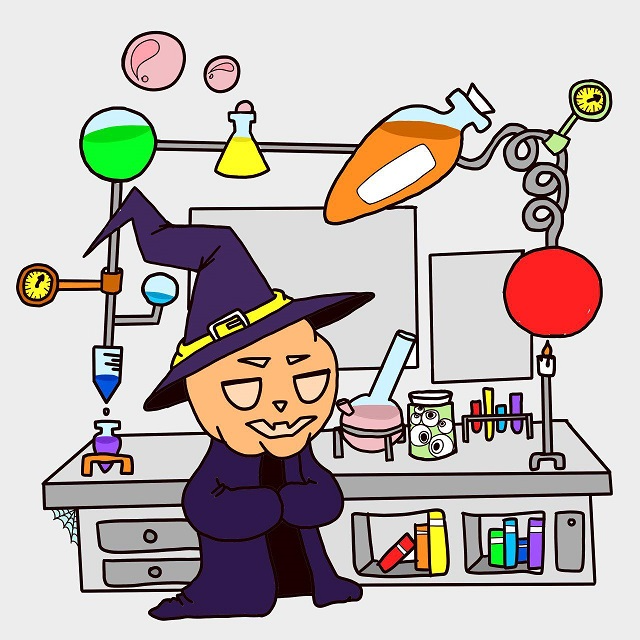
#> input picture Programming Assignment 1/img.png, 640 x 640 px
$ python main.py
#> lines starting #> are read from the running program, lines starting #| are printed output that depends on the picture; after the words box and inside, x2 and y2 are one past the last pixel; in counts of white or black regions, pixels touching at a corner belong together
import numpy as np
from PIL import Image

def load_img(filename):
#> called with filename = 'img.png'
    img = Image.open(filename)
#> img is the input picture: PIL image 640x640 RGBA; mean R, G, B, A 191.1, 182.2, 179.3, 255
    pil_img = img.convert('RGB')
    arr = np.array(pil_img.getdata(), dtype=np.uint8).reshape(pil_img.height, pil_img.width, 3)
    img = [[(int(p[0]), int(p[1]), int(p[2])) for p in row] for row in arr]
#> img = 640 items
    return img

def save_img(img, filename):
    # Checks for empty image
    if len(img) == 0:
        raise RuntimeError("Cannot save empty image")
    # Checks if first row is empty
    if len(img[0]) == 0:
        raise RuntimeError("Cannot save image where rows have length 0")
    # Checks if all rows have the same length
    for i in range(1, len(img)):
        if len(img[i]) != len(img[i - 1]):
            raise RuntimeError("Cannot save image where not all rows have the same length")
    arr = np.asarray(img, dtype=np.uint8)
    pil_img = Image.fromarray(arr)
    pil_img.save(filename, format='png')

def create_img(height, width, color):
    result = [None] * height
    for i in range(len(result)):
        result[i] = [color] * width
    return result

def height(img):
    return len(img)

def width(img):
    return len(img[0])

def summarize(img):
    return "Image[width=%s,height=%s]" % (width(img), height(img))

def img_str_to_file(img, filename):
    # Converting to integer pixel values
    img = np.asarray(img, dtype=np.uint8)

    # Calculating max length
    max_length = len(str((255, 255, 255)))

    # Limiting the number of rows and columns to be printed
    r_limit = min(20, height(img))
    c_limit = min(20, width(img))

    with open(filename, 'w') as file:
        pix_str = ""
        for y in range(r_limit):
            for x in range(c_limit):
                # Creating the string representation
                temp_str = ("(" + str(img[y][x][0])
                            + "," + str(img[y][x][1])
                            + "," + str(img[y][x][2]) + ")")
                pix_str += temp_str
                # Added appropriate number of spaces to make it visually clear
                pix_str += " " * (max_length - len(temp_str))
            pix_str += "\n"
        file.write(pix_str)

    return pix_str


img = load_img("img.png")
#> img = 640 items

def matrix_transformation(x, y, img4):
    matrix = [[1] * 5] * 5
    new = [0, 0, 0]
    matrix_sum = 25
    for i in range(5):
        for j in range(5):
            new_x = x - 5 // 2 + i
            new_y = y - 5 // 2 + j
            if 0 <= new_x < len(img4) and new_y >= 0 and new_y < len(img4[0]):
                for k in range(3):
                    new[k] += img4[new_x][new_y][k] * matrix[i][j]
    for k in range(3):
        new[k] /= matrix_sum
    return tuple((int(new[0]), int(new[1]), int(new[2])))


def blur(img3):
    lst = []
    for i in range(len(img3)):
        listik = []
        for j in range(len(img3[i])):
            listik.append(matrix_transformation(i, j, img3))
        lst.append(listik)
#> this loop made 640 passes
    save_img(lst, "blurik.png")
#> in save_img, `arr = np.asarray(img, dtype=np.uint8)`:
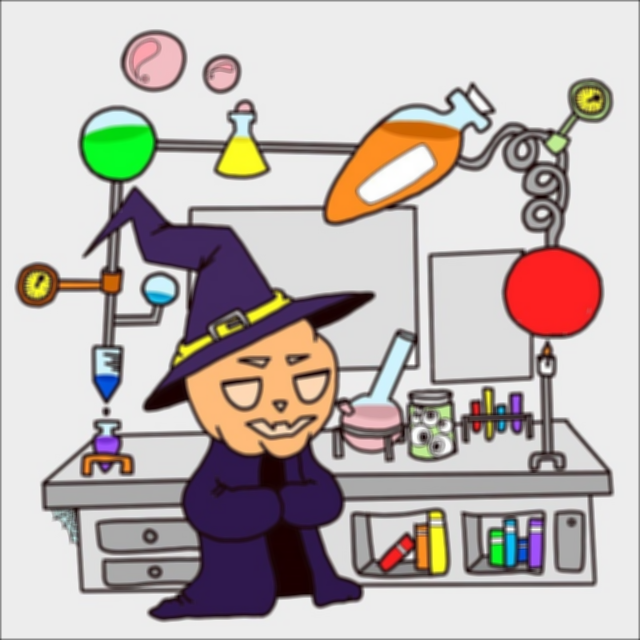
#> arr: shape (640, 640, 3); mean of channels 0, 1, 2 190, 181, 178.1; drawn as R, G, B

blur(img)

def ottenki(img):
    lst = []
    for i in range(len(img)):
        listik = []
        for j in range(len(img[i])): #img[i][j] = kortezh
            grey = (img[i][j][0] + img[i][j][1] + img[i][j][2]) // 3
            listik.append((grey, grey, grey))
        lst.append(listik)
    save_img(lst, "new.png")  #name of the image is a str
#> call 2 of save_img, with filename = 'new.png'
#> in save_img (call 2), `arr = np.asarray(img, dtype=np.uint8)`:
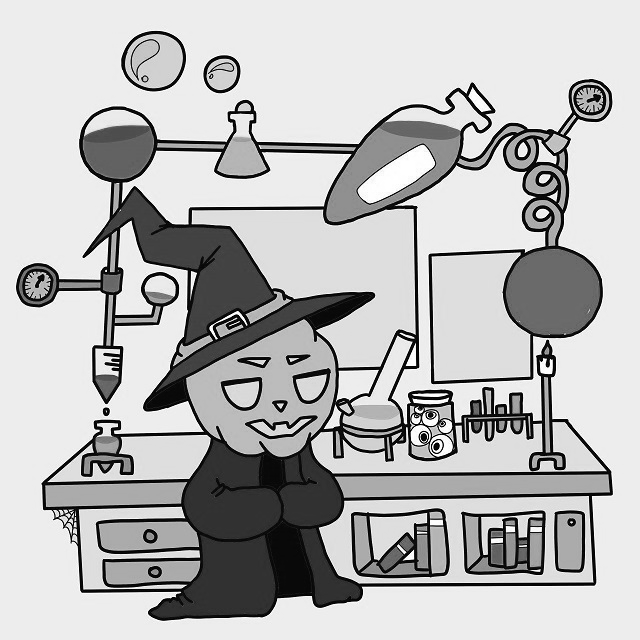
#> arr: shape (640, 640, 3); min 0, max 255, mean 184

ottenki(img)

def bnw(img2):
    lst = []
    for i in img2:
        listik = []
        for j in i:
            if ((j[0] + j[1] + j[2]) / 3) > 255/2:
                listik.append((255, 255, 255))
            else:
                listik.append((0, 0, 0))
        lst.append(listik)
    save_img(lst, "bnw.png")
#> call 3 of save_img, with filename = 'bnw.png'
#> in save_img (call 3), `arr = np.asarray(img, dtype=np.uint8)`:
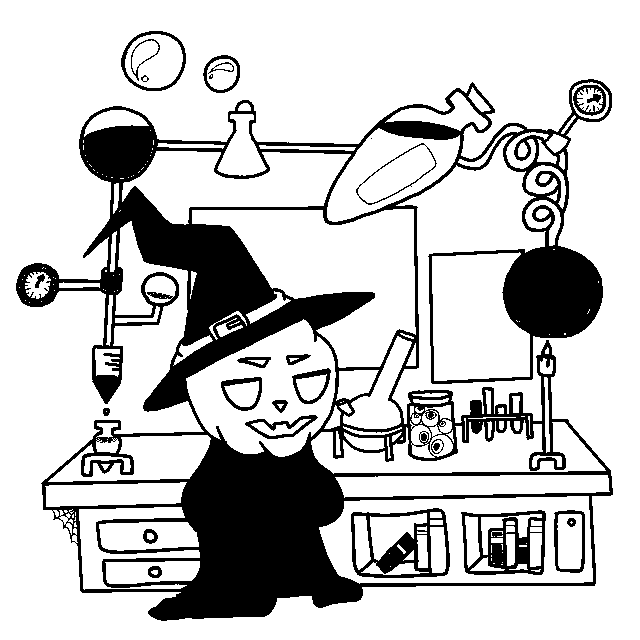
#> arr: shape (640, 640, 3); 77.5% white; 27 black regions (2 under 20 px), largest, box (x1, y1, x2, y2) and area: (16, 79, 613, 621) 82182, (351, 508, 450, 578) 2560, (461, 510, 546, 575) 2508

bnw(img)

def tricolor(img1):
    lst = []
    for i in range(len(img1)):
        listik = []
        for j in range(len(img1[i])):
            if 0 <= j <= width(img1) // 3:
                listik.append(((img[i][j][0] + img[i][j][1] + img[i][j][2]) // 3, 0, 0))
            elif ((2 * width(img1)) // 3) < j < width(img1):
                listik.append((0, 0, (img[i][j][0] + img[i][j][1] + img[i][j][2]) // 3))
            else:
                listik.append((0, (img[i][j][0] + img[i][j][1] + img[i][j][2]) // 3, 0))
        lst.append(listik)
    save_img(lst, "tricolor.png")
#> call 4 of save_img, with filename = 'tricolor.png'
#> in save_img (call 4), `arr = np.asarray(img, dtype=np.uint8)`:
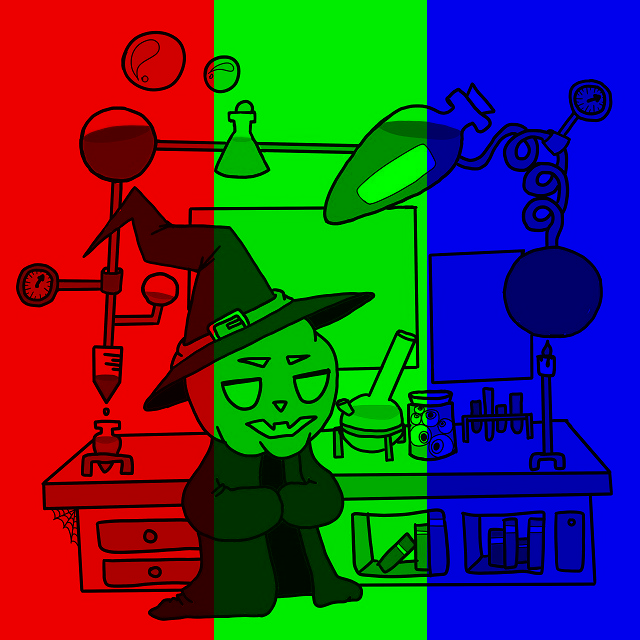
#> arr: shape (640, 640, 3); mean of channels 0, 1, 2 63.6, 55.4, 65; drawn as R, G, B

tricolor(img)

def bottom_right(img):
    new_img = []
    for i in range(height(img) // 2, height(img)):
        line = []
        for j in range(width(img) // 2, width(img)):
            line.append(img[i][j])
        new_img.append(line)
    save_img(new_img, "bottom_right.png")
#> in save_img (call 5), `arr = np.asarray(img, dtype=np.uint8)`:
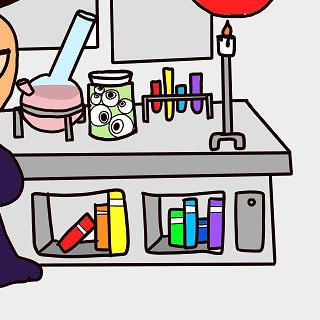
#> arr: shape (320, 320, 3); mean of channels 0, 1, 2 187.1, 181.5, 180.5; drawn as R, G, B

bottom_right(img)
